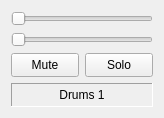
<?xml version="1.0" encoding="UTF-8"?>
<ui version="4.0">
 <class>Form</class>
 <widget class="QWidget" name="Form">
  <property name="geometry">
   <rect>
    <x>0</x>
    <y>0</y>
    <width>164</width>
    <height>118</height>
   </rect>
  </property>
  <property name="windowTitle">
   <string>Form</string>
  </property>
  <layout class="QGridLayout" name="gridLayout">
   <item row="0" column="0">
    <layout class="QVBoxLayout" name="verticalLayout">
     <item>
      <widget class="QSlider" name="horizontalSlider">
       <property name="orientation">
        <enum>Qt::Horizontal</enum>
       </property>
      </widget>
     </item>
     <item>
      <widget class="QSlider" name="horizontalSlider_2">
       <property name="orientation">
        <enum>Qt::Horizontal</enum>
       </property>
      </widget>
     </item>
     <item>
      <layout class="QHBoxLayout" name="horizontalLayout">
       <item>
        <widget class="QToolButton" name="toolButton_2">
         <property name="sizePolicy">
          <sizepolicy hsizetype="Minimum" vsizetype="Minimum">
           <horstretch>0</horstretch>
           <verstretch>0</verstretch>
          </sizepolicy>
         </property>
         <property name="text">
          <string>Mute</string>
         </property>
        </widget>
       </item>
       <item>
        <widget class="QToolButton" name="toolButton">
         <property name="sizePolicy">
          <sizepolicy hsizetype="Minimum" vsizetype="Minimum">
           <horstretch>0</horstretch>
           <verstretch>0</verstretch>
          </sizepolicy>
         </property>
         <property name="text">
          <string>Solo</string>
         </property>
        </widget>
       </item>
      </layout>
     </item>
     <item>
      <widget class="QLabel" name="label">
       <property name="frameShape">
        <enum>QFrame::Panel</enum>
       </property>
       <property name="frameShadow">
        <enum>QFrame::Sunken</enum>
       </property>
       <property name="lineWidth">
        <number>1</number>
       </property>
       <property name="text">
        <string>Drums 1</string>
       </property>
       <property name="alignment">
        <set>Qt::AlignCenter</set>
       </property>
      </widget>
     </item>
    </layout>
   </item>
  </layout>
 </widget>
 <resources/>
 <connections/>
</ui>
